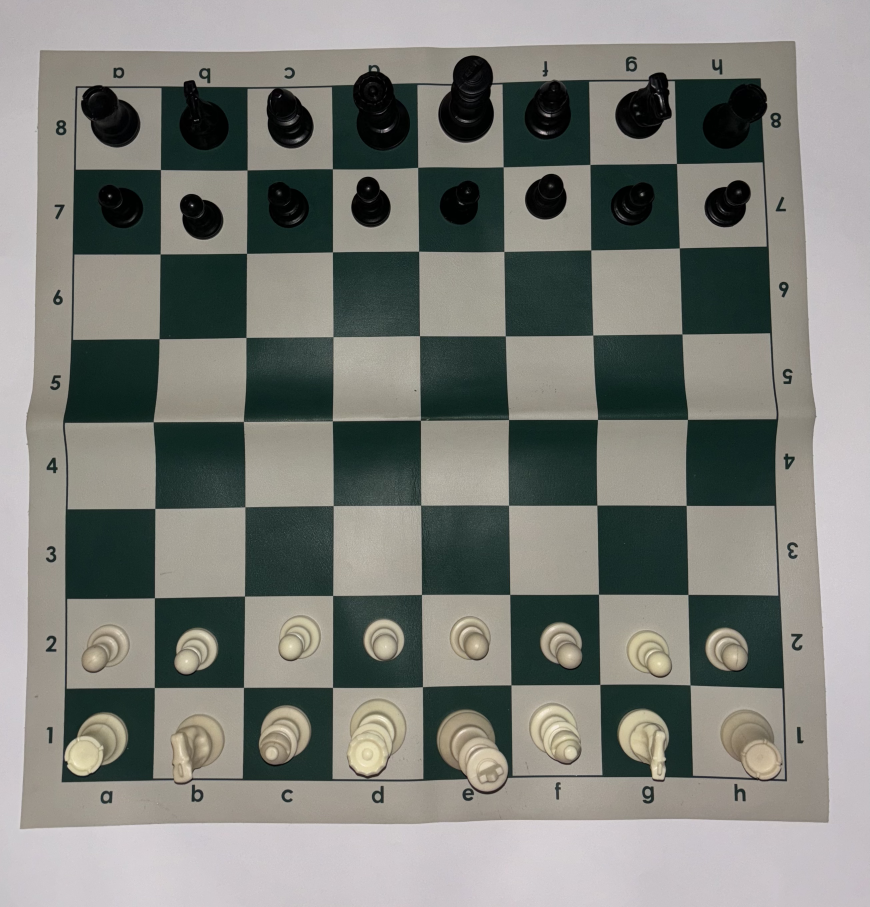
//> input picture images/IMG_1248.jpg, 2608 x 2720 px (shown at 1/3 size)
$ ./chessCV   (built with g++ and OpenCV 4)
//> lines starting //> are read from the running program, lines starting //| are printed output that depends on the picture; after the words box and inside, x2 and y2 are one past the last pixel; in counts of white or black regions, pixels touching at a corner belong together
### include/chessAnalysis.hpp
/*
  Author: Benjamin Wolff
  Date: April 18, 2024

  Headers for the operations related to analyzing the chess position and working with chess-related APIs
*/

#pragma once
#include <iostream>
#include <unordered_map>
#include <string>
#include <cpr/cpr.h>
#include <nlohmann/json.hpp>
#include <opencv2/opencv.hpp>

/**
 * Makes an API call to StockFish chess engine based on the fen, and displays the evaluation and best move if obtained.
 * @param dst       cv::Mat representing the image
 * @param fen       string of the 'fen' representation of the board's pieces
 * @param squares   vector of cv::Rect's representing the squares so the best move can be displayed.
 *
 * @returns 0 if the function returns successfully
*/
int getChessAnalysis(cv::Mat image, std::string fen, std::vector<cv::Rect> squares);

/**
 * Converts the labels of the chessboard to the chess "fen" format, a format that an API related to chess can read
 * @param squareLabels  vector of strings representing the labels for each square on the board
 *
 * @returns a string in the "fen" format
*/
std::string getFenFromLabels(std::vector<std::string> squareLabels);

### include/csv_util.h
/*
  Bruce A. Maxwell

  Utility functions for reading and writing CSV files with a specific format

  Each line of the csv file is a filename in the first column, followed by numeric data for the remaining columns
  Each line of the csv file has to have the same number of columns
 */

#ifndef CVS_UTIL_H
#define CVS_UTIL_H

#include <vector>
#include <map>

/*
  Given a filename, and feature label name, and the image features, by
  default the function will append a line of data to the CSV format
  file.  If reset_file is true, then it will open the file in 'write'
  mode and clear the existing contents.

  The label name is written to the first position in the row of
  data. The values in image_data are all written to the file as
  floats.

  The function returns a non-zero value in case of an error.
 */
int append_image_data_csv( const char *filename, char label_name, char pieceColor, std::vector<float> &image_data, int reset_file );

/*
  Given a file with the format of a string as the first column and
  floating point numbers as the remaining columns, this function
  returns the labels as a std::vector of character arrays, and the
  remaining data as a 2D std::vector<float>.

  labels will contain all of the image segment label names.
  data will contain the features calculated from each image.

  If echo_file is true, it prints out the contents of the file as read
  into memory.

  The function returns a non-zero value if something goes wrong.
 */
int read_image_data_csv( const char *filename, std::vector<std::string> &labels, std::vector<std::vector<float>> &data, int echo_file );

/**
 * Function to read image data into features, but reads into a hashMap-style structure
 * @param filename   the name of the csv file to parse
 * @param dataMap    an unordered map where the key is the image file name and the value is the feature vector
 *
 * @returns 0 if the function is a success, non-zero value otherwise
*/
int read_image_data_csv2( char *filename, std::unordered_map<std::string, std::vector<float>> &dataMap);

#endif

### src/processingOps.cpp
/*
  Author: Benjamin Wolff
  Date: April 16, 2024

  Implementations of the operations related to processing the chess board image.
*/

#include <opencv2/core.hpp>
#include <opencv2/imgcodecs.hpp>
#include <opencv2/highgui.hpp>
#include <opencv2/imgproc/imgproc.hpp>
#include <iostream>
#include <vector>

#include "processingOps.hpp"


/**
 * Custom comparison function used to sort the points by their y and x values.
 *      Sorts first by y values (with some slack) and then by x values.
 * @param p1    Point2f representing the first point to compare
 * @param p2    Point2f representing the second point to compare
 *
 * @returns true if p1 should be evaluated as "less", false if p2 should be evaluated as "less"
*/
bool comparePoints(const cv::Point2f &p1, const cv::Point2f &p2) {
    // float xSlack = 20.0;
    float ySlack = 8.0;
    // Sort by y-coordinate first (check if p2 is in next row)
    if (p1.y + ySlack < p2.y) {
        return true;
    }
    // If y-coordinates are (approximately) equal, sort by x-coordinate (check if in same row, but p1 lower)
    // Otherwise, p1 should come after p2 (if in same row, but p2 lower)
    return (p1.y + ySlack > p2.y && p1.y < p2.y + ySlack && p1.x < p2.x);
}


/**
 * Checks if there is an intersection between the points represented by the lines
 * @param line1     cv::Vec4i representing the first line
 * @param line2     cv::Vec4i representing the secont line
 * @param imageSize cv::Size representing the size of the image (to check bounds)
 * @param r         resulting intersection (if exists)
 *
 * @returns true if there is an interesection, false otherwise
*/
bool checkIntersection(cv::Vec4i &line1, cv::Vec4i &line2, cv::Size imageSize,
                      cv::Point2f &r) {
    cv::Point2f o1(line1[0], line1[1]);
    cv::Point2f p1(line1[2], line1[3]);
    cv::Point2f o2(line2[0], line2[1]);
    cv::Point2f p2(line2[2], line2[3]);

    if (o1.x < 0 || o1.y < 0  || p1.x < 0 || p1.y < 0 || o2.x < 0 || o2.y < 0
     || p2.x < 0  || p2.y < 0) {
        printf("We got negatives\n");
     }
    cv::Point2f x = o2 - o1;
    cv::Point2f d1 = p1 - o1;
    cv::Point2f d2 = p2 - o2;

    float cross = d1.x*d2.y - d1.y*d2.x;
    if (std::abs(cross) < /*EPS*/1e-8)
        return false;

    double t1 = (x.x * d2.y - x.y * d2.x)/cross;
    r = o1 + d1 * t1;
    return (r.x >= 0 && r.y >= 0 && r.x < imageSize.width && r.y < imageSize.height);
}

/**
 * Checks if points are close to the current point in the image to remove potential duplicates.
 * @param point     a cv::Point2f representing the point of interest
 * @param points    a vector of cv::Point2f's representing the points to check
 * @param distance  a float for the threshold to determine if the points are close enough to be considered "duplicates"
 *
 * @returns true if any point is within the specificed distance from the point, false otherwise
*/
bool arePointsNearby(const cv::Point2f& point, const std::vector<cv::Point2f>& points, float distance) {
    // Iterate over each point in the vector
    for (const auto& p : points) {
        float dist = distMacro(point, p);
        // printf("dist: %f\n", dist);
        // Check if the distance is within the specified threshold
        if (dist <= distance) {
            return true; // Return true if any point is within the specified distance
        }
    }
    return false; // Return false if no point is within the specified distance
}


/**
 * Calculates the Hough lines for the source image
 *      First resizes and converts to grayscale, applies gaussian blur, and applies Canny.
 * @param src       cv::Mat representing the source image
 * @param resized   cv::Mat representing the the resized image, to be used for its size
 * @param newSize   cv::Size representing the size of the resized image
 * @param lines     vector of cv::Vec4i's representing the resulting hough lines calculated
 * @param showCanny a bool representing if Canny intermediate results should be shown
 *
 * @returns 0 if the function returns successfully.
*/
int calcHoughLines(cv::Mat &src, cv::Mat &resized, cv::Size newSize, std::vector<cv::Vec4i> &lines, bool showCanny) {
        cv::Mat temp;
        // Resize image

        cv::resize(src, resized, newSize, 0, 0, cv::INTER_AREA);
        // src.copyTo(resized);

        // Convert to grayscale
        cv::cvtColor(resized, temp, cv::COLOR_BGR2GRAY);

        // Gaussian blur
        int kernelSize = 5;
        cv::GaussianBlur(temp, temp, cv::Size(kernelSize, kernelSize), 0);
        // cv::imshow("gausian blur", temp);
        // cv::waitKey(0);

        // Applies Canny
        cv::Canny(temp, temp, 10, 250, 3);
        if (showCanny) {
            cv::imshow("Canny", temp);
            cv::waitKey(0);
        }

        // Gets Hough Lines
        cv::HoughLinesP(temp, lines, 0.5, CV_PI/180, 50, 30, 100);

        return 0;
}


/**
 * Scale the points back to the original size so we can work with bigger images.
 * @param image         cv::Mat for the original size image
 * @param points        vector of cv::Point2f's for the intersections on the resized image
 * @param originalSize  cv::Size of the original size of the image
 * @param smallerSize   cv::Size of the smaller, resized image
 * @param showPoints    bool flag for if we want to visualize the points or not on the original image
 *
 * @returns a vector of cv::Point2f's representing the points, but in the scale of the original image
*/
std::vector<cv::Point2f> scalePointsToOriginal(cv::Mat &image, std::vector<cv::Point2f> &points, const cv::Size &originalSize,
                                               const cv::Size &smallerSize, bool showPoints) {
    std::vector<cv::Point2f> scaledPoints;
    float scaleX = static_cast<float>(originalSize.width) / smallerSize.width;
    float scaleY = static_cast<float>(originalSize.height) / smallerSize.height;

    int current = 0;
    for (const cv::Point2f& point : points) {
        cv::Point2f scaledPoint(point.x * scaleX, point.y * scaleY);
        scaledPoints.push_back(scaledPoint);
        if (showPoints) {
            cv::circle(image, scaledPoint, 15, cv::Scalar(0, 0, 255), -1);
            cv::putText(image, //target image
                        std::to_string(current),
                        cv::Point(scaledPoint.x, scaledPoint.y - 20),
                        cv::FONT_HERSHEY_DUPLEX,
                        3.0,
                        CV_RGB(65, 105, 225), //font color
                        5);
            current++;
        }

    }

    return scaledPoints;
}

/**
 * Calculates the intersections of the lines provided, and draws circles on the destination image.
 * @param dst               cv::Mat representing the destination image
 * @param lines             vector of cv::Vec4i's representing the resulting hough lines calculated
 * @param imageSize         cv::Size of the image size
 * @param intersections     vector of cv::Point2f's representing the intersections between the Hough lines
 * @param showIntersections bool flag to represent if the output image should include text and circles of the intersections
 *
 * @returns 0 if the function returns successfully.
*/
int getIntersections(cv::Mat &dst, std::vector<cv::Vec4i> &lines, cv::Size imageSize, std::vector<cv::Point2f> &intersections,
                     bool showIntersections) {
    // compute intersections based on combinations of lines
    for (size_t i = 0; i < lines.size(); i++) {
        for (size_t j = i + 1; j < lines.size(); j++) {
            cv::Vec4i line1 = lines[i];
            cv::Vec4i line2 = lines[j];

            // Compute intersection point
            cv::Point2f intersection;
            bool hasIntersection = checkIntersection(
                line1, line2, imageSize,
                intersection);

            // If there is an intersection, draw it on the image
            if (hasIntersection && (intersection.x > 25 && intersection.x < dst.cols - 25 && intersection.y > 25 && intersection.y < dst.rows - 25)) {
                bool nearby = arePointsNearby(intersection, intersections, 30);
                if (!nearby) {
                    intersections.push_back(intersection);

                }
            }
        }
    }
    // sort to make the intersections easy to understand/use
    std::sort(intersections.begin(), intersections.end(), comparePoints);

    // display intersections and text on the dst image if showIntersections is true
    if (showIntersections) {
        int current = 0;
        for (cv::Point2f intersection : intersections) {
            // printf("Intesection %d: %f %f\n", current, intersection.x, intersection.y);
            cv::circle(dst, intersection, 5, cv::Scalar(0, 0, 255), -1);
            cv::putText(dst, //target image
                        std::to_string(current),
                        cv::Point(intersection.x, intersection.y - 10),
                        cv::FONT_HERSHEY_DUPLEX,
                        0.5,
                        CV_RGB(65, 105, 225), //font color
                        2);
            current++;
        }
    }
    printf("Number of found intersections: %zu\n", intersections.size());

    return 0;
}


/**
 * Creates the rectangles representing each square based on the (sorted) list of intersections
 * @param dst               cv::Mat representing the destination image
 * @param intersections     vector of cv::Point2f's representing the intersections between the Hough lines
 * @param rectangles        vector of cv::Rect's representing the rectangles for each space on the board
 * @param showRectangles    bool flag to represent if the output image should include rectangles numbered and highlighted
 *
 * @returns 0 if the function returns successfully.
*/
int setRectangles(cv::Mat &dst, std::vector<cv::Point2f> &intersections, std::vector<cv::Rect> &rectangles, bool showRectangles) {
    // creates rectangles based on the top left corner and bottom right corner. With 9 corners in each row, this would be the i + 10 corner for the bottom right
    for (int row = 0; row < 8; row++) {
        for (int col = 0; col < 8; col++) {
            cv::Point2f topLeft = intersections[row * 9 + col];
            cv::Point2f bottomRight = intersections[(row + 1) * 9 + (col + 1)];

            rectangles.push_back(cv::Rect(topLeft, bottomRight));
        }
    }

    // display rectangles on image if desired
    if (showRectangles) {
        int current = 0;
        for (cv::Rect currentRect : rectangles) {
            cv::rectangle(dst, currentRect, cv::Scalar(0, 255, 0), 5);
            cv::putText(dst, //target image
                    std::to_string(current),
                    cv::Point(currentRect.x + (0.5 * currentRect.width), currentRect.y + (0.5 * currentRect.height)),
                    cv::FONT_HERSHEY_DUPLEX,
                    3.0,
                    CV_RGB(0, 255, 0), //font color
                    5);
            current++;
        }
    }

    printf("Number of squares found: %zu\n", rectangles.size());

    return 0;
}

/**
 * Display the lines on the given destination image.
 * @param dst   a cv::Mat of the destination to display the lines
 * @param lines a vector of cv::Vec4i's representing the existing lines from Hough.
*/
// [6 lines left out: function displayLines, not called in this run]

### src/chessCV.cpp
/* Author: Benjamin Wolff
   Date: April 12, 2024

   Main file for my CS5330 Final Project.
   Given an image (or video) of a chess board with chess pieces on it, use computer vision techniques to
        determine where the chess board's squares are, which pieces are where,
        and provides some insights based on the chess position.
*/

#include <opencv2/core.hpp>
#include <opencv2/imgcodecs.hpp>
#include <opencv2/highgui.hpp>
#include <opencv2/imgproc.hpp>
//#include <opencv2/opencv.hpp>
#include <iostream>
#include <vector>
#include <unordered_set>

#include "csv_util.h"
#include "processingOps.hpp"
#include "pieceDetectionOps.hpp"
#include "chessAnalysis.hpp"


/**
 * Function to handle the chess board computer vision workflow,
 *  including board square location, thresholding, and piece detection
 * @param src               a cv::Mat storing the source frame data
 * @param dst               a cv::Mat where the resulting frame is expected to be stored
 * @param currentDisplay    a char storing the value of the current display, indicating what to show
*/
// [139 lines left out: function handleBoardFlow, not called in this run]

/**
 * Function to handle image display and allow for the chess board workflow
 * @param imgPath           a string representing the path to the image of the chess board
 * @param possibleButtons   a set of characters representing the buttons that correspond to actions
 *
 * @returns 0 if the function was successful
*/
// [46 lines left out: functions handleImgDisplay, handleLabelDisplay, not called in this run]

int handleSavingDisplay() {
    std::string imgPath = "images/IMG_1248.jpg";
    cv::Mat src, dst, resized, temp;
    cv::Size newSize(428, 524);

    src = cv::imread(imgPath, cv::IMREAD_COLOR);
//> src is the input picture: 2720 rows x 2608 cols, CV_8UC3; mean B, G, R 121.5, 127.2, 125.5

    // checks if image is empty, returns 1 if so
    if (src.empty() ) {
        std::cout << "Could not read the following image: " << imgPath << ". Please try again!" << std::endl;
        return 1;
    }

    std::vector<cv::Vec4i> lines;

    // calculates lines from hough transform
    calcHoughLines(src, resized, newSize, lines);
//> in calcHoughLines, `cv::resize(src, resized, newSize, 0, 0, cv::INTER_AREA);`:
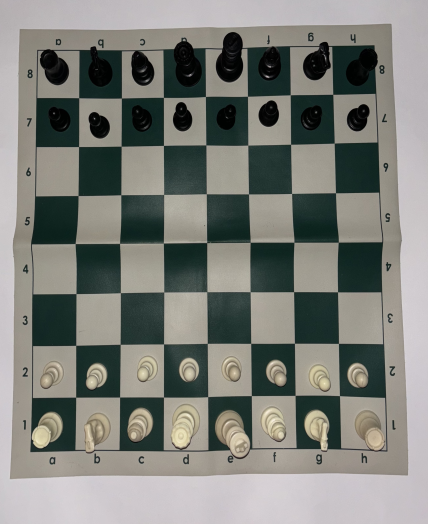
//> resized: 524 rows x 428 cols, CV_8UC3; mean B, G, R 121.5, 127.2, 125.5
//> in calcHoughLines, `cv::cvtColor(resized, temp, cv::COLOR_BGR2GRAY);`:
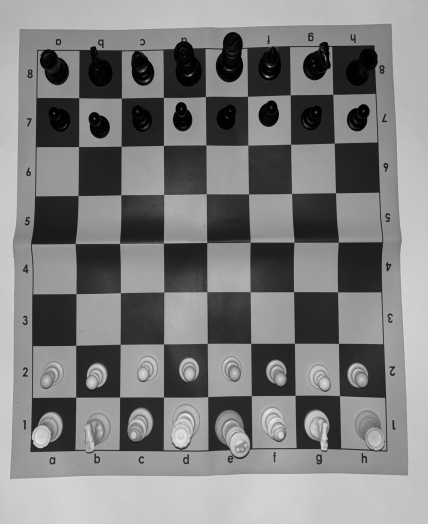
//> temp: 524 rows x 428 cols, CV_8UC1; min 0, max 236, mean 126
//> in calcHoughLines, `cv::Canny(temp, temp, 10, 250, 3);`:
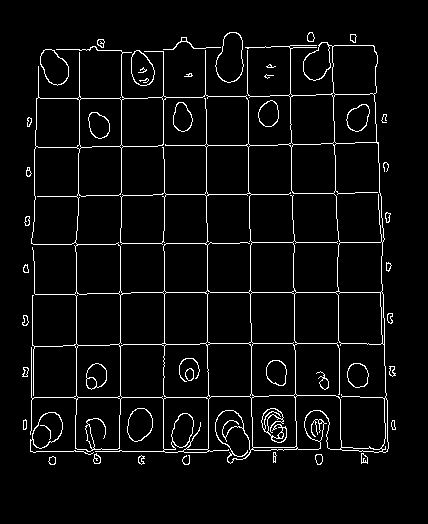
//> temp: 524 rows x 428 cols, CV_8UC1; 4.6% white in thin lines or dots, all inside (x1, y1, x2, y2) = (22, 32, 396, 465)
//> in calcHoughLines, `cv::HoughLinesP(temp, lines, 0.5, CV_PI/180, 50, 30, 100);`: lines = 46 lines (x1, y1, x2, y2), first 8: [164, 451, 164, 49], [34, 292, 382, 292], [163, 451, 163, 49], [76, 451, 76, 49], [31, 397, 385, 397], [121, 450, 121, 50], [289, 46, 296, 449], [32, 343, 384, 343]
//> lines = 46 items, first 8: [164, 451, 164, 49], [34, 292, 382, 292], [163, 451, 163, 49], [76, 451, 76, 49], [31, 397, 385, 397], [121, 450, 121, 50], [289, 46, 296, 449], [32, 343, 384, 343]
    resized.copyTo(dst);

    // Find intersections between lines
    std::vector<cv::Point2f> intersections;
    getIntersections(dst, lines, newSize, intersections);
//> the loop in getIntersections, `for (size_t i = 0; i < lines.size(); i++)` made 46 passes
//> after the loop in getIntersections, `for (size_t i = 0; i < lines.size(); i++)`: intersections = 81 Points (x, y), first 12: [164, 292], [164, 397], [164, 343], [164, 449], [164, 194], [164, 242], [164, 97.1], [164, 145], [164, 45], [76, 292], [121, 292], [293.3, 292]
//> in getIntersections, `std::sort(intersections.begin(), intersections.end(), comparePoints);`: intersections = 81 Points (x, y), first 12: [34, 45], [76, 45], [121, 45], [164, 45], [207, 45], [250, 45], [289, 45], [333, 45], [374, 45], [34, 99.03], [76, 98.41], [121, 97.74]
//| Number of found intersections: 81

    src.copyTo(dst);
    std::vector<cv::Point2f> originalPoints = scalePointsToOriginal(dst, intersections, src.size(), newSize);
//> in scalePointsToOriginal, `float scaleX = static_cast<float>(originalSize.width) / smallerSize.wi..`: scaleX = 6.09
//> in scalePointsToOriginal, `float scaleY = static_cast<float>(originalSize.height) / smallerSize.h..`: scaleY = 5.19
//> the loop in scalePointsToOriginal, `for (const cv::Point2f& point : points)` made 81 passes
//> (point, scaledPoint) on passes 1 to 8: (Point(34, 45), Point(207.2, 233.6)), (Point(76, 45), Point(463.1, 233.6)), (Point(121, 45), Point(737.3, 233.6)), (Point(164, 45), Point(999.3, 233.6)), (Point(207, 45), Point(1261.3, 233.6)), (Point(250, 45), Point(1523.4, 233.6)), (Point(289, 45), Point(1760.9, 233.6)), (Point(333, 45), Point(2029, 233.6))
//> after the loop in scalePointsToOriginal, `for (const cv::Point2f& point : points)`: scaledPoints = 81 Points (x, y), first 12: [207.2, 233.6], [463.1, 233.6], [737.3, 233.6], [999.3, 233.6], [1261.3, 233.6], [1523.4, 233.6], [1760.9, 233.6], [2029, 233.6], [2278.7, 233.6], [207.2, 514], [463.1, 510.8], [737.3, 507.4]; current = 0
//> originalPoints has the same summary as scaledPoints in scalePointsToOriginal

    // find rectangles based on the intersections
    std::vector<cv::Rect> rectangles;
    setRectangles(dst, originalPoints, rectangles, true);
//> after the loop in setRectangles, `for (int row = 0; row < 8; row++)`: rectangles = 64 Rects (x, y, width, height), first 8: [207, 234, 256, 277], [463, 234, 274, 273], [737, 234, 262, 270], [999, 234, 262, 267], [1261, 234, 262, 263], [1523, 234, 243, 260], [1761, 234, 273, 257], [2029, 234, 260, 254]
//> the loop in setRectangles, `for (cv::Rect currentRect : rectangles)` made 64 passes
//> after the loop in setRectangles, `for (cv::Rect currentRect : rectangles)`:
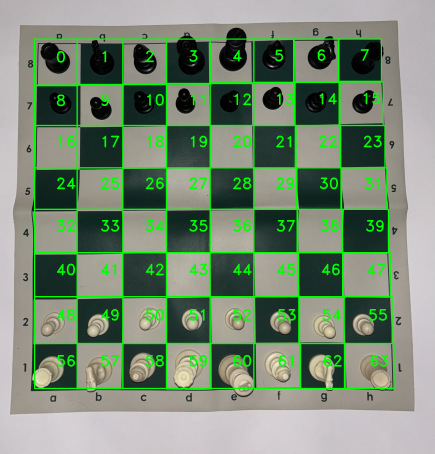
//> dst: 2720 rows x 2608 cols, CV_8UC3 (shown at 1/6 size); mean B, G, R 115.2, 137.6, 119.1
//> after the loop in setRectangles, `for (cv::Rect currentRect : rectangles)`: current = 64
//| Number of squares found: 64

    int current = 0;
    for (cv::Rect currentRect : rectangles) {
        cv::Mat temp = src(currentRect);
        cv::imwrite("im5_" + std::to_string(current) + ".jpg", temp);
        current++;
    }
//> this loop made 64 passes
//> pass 1, in handleSavingDisplay, `cv::Mat temp = src(currentRect);`:
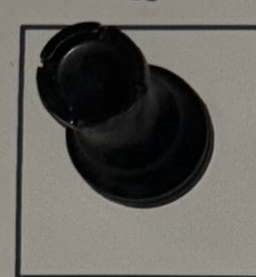
//> temp: 277 rows x 256 cols, CV_8UC3; mean B, G, R 90.2, 96.4, 98.6
//> pass 2, in handleSavingDisplay, `cv::Mat temp = src(currentRect);`:
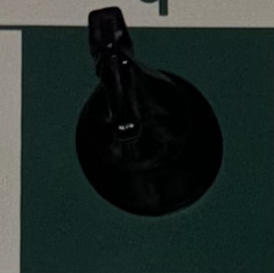
//> temp: 273 rows x 274 cols, CV_8UC3; mean B, G, R 41.7, 44.7, 33.8
//> pass 3, in handleSavingDisplay, `cv::Mat temp = src(currentRect);`:
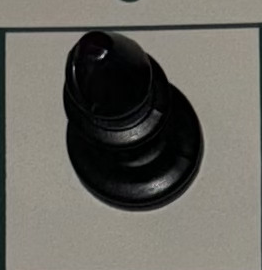
//> temp: 270 rows x 262 cols, CV_8UC3; mean B, G, R 97.6, 104.6, 106.7
//> after the loop, current = 64

    return 0;
}

/**
 * Main function to take in an image of a chessboard with pieces on it and evaluate the position
 */
// [45 lines left out: function main, not called in this run]

// added to run one function of the file
int main() { handleSavingDisplay(); }
